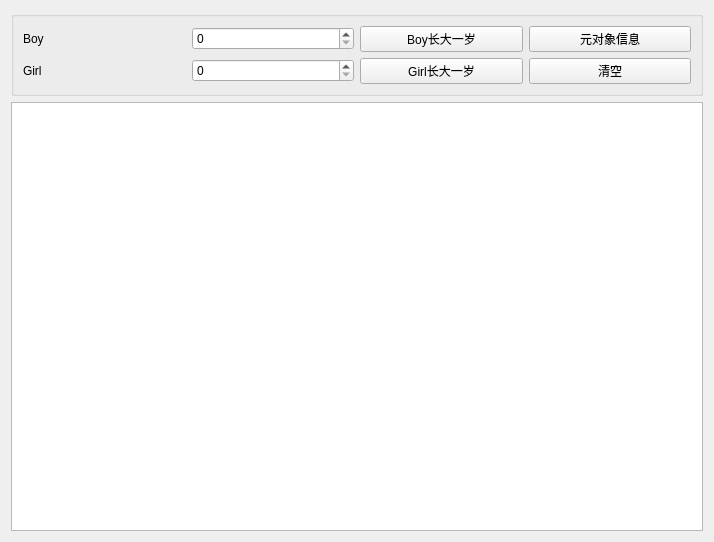
<?xml version="1.0" encoding="UTF-8"?>
<ui version="4.0">
 <class>Widget</class>
 <widget class="QWidget" name="Widget">
  <property name="geometry">
   <rect>
    <x>0</x>
    <y>0</y>
    <width>714</width>
    <height>542</height>
   </rect>
  </property>
  <property name="windowTitle">
   <string>Widget</string>
  </property>
  <layout class="QVBoxLayout" name="verticalLayout_6">
   <item>
    <layout class="QVBoxLayout" name="verticalLayout_5">
     <item>
      <widget class="QGroupBox" name="groupBox">
       <property name="title">
        <string/>
       </property>
       <layout class="QVBoxLayout" name="verticalLayout_4">
        <item>
         <layout class="QVBoxLayout" name="verticalLayout">
          <item>
           <layout class="QHBoxLayout" name="horizontalLayout">
            <item>
             <widget class="QLabel" name="label">
              <property name="text">
               <string>Boy</string>
              </property>
             </widget>
            </item>
            <item>
             <widget class="QSpinBox" name="spinBox_boy"/>
            </item>
            <item>
             <widget class="QPushButton" name="Btn_boy">
              <property name="text">
               <string>Boy长大一岁</string>
              </property>
             </widget>
            </item>
            <item>
             <widget class="QPushButton" name="Btn_Meta">
              <property name="text">
               <string>元对象信息</string>
              </property>
             </widget>
            </item>
           </layout>
          </item>
          <item>
           <layout class="QHBoxLayout" name="horizontalLayout_2">
            <item>
             <widget class="QLabel" name="label_2">
              <property name="text">
               <string>Girl</string>
              </property>
             </widget>
            </item>
            <item>
             <widget class="QSpinBox" name="spinBox_girl"/>
            </item>
            <item>
             <widget class="QPushButton" name="Btn_girl">
              <property name="text">
               <string>Girl长大一岁</string>
              </property>
             </widget>
            </item>
            <item>
             <widget class="QPushButton" name="Btn_clear">
              <property name="text">
               <string>清空</string>
              </property>
             </widget>
            </item>
           </layout>
          </item>
         </layout>
        </item>
       </layout>
      </widget>
     </item>
     <item>
      <widget class="QPlainTextEdit" name="plainTextEdit"/>
     </item>
    </layout>
   </item>
   <item>
    <layout class="QVBoxLayout" name="verticalLayout_3"/>
   </item>
   <item>
    <layout class="QVBoxLayout" name="verticalLayout_2"/>
   </item>
  </layout>
 </widget>
 <resources/>
 <connections>
  <connection>
   <sender>Btn_clear</sender>
   <signal>clicked()</signal>
   <receiver>plainTextEdit</receiver>
   <slot>clear()</slot>
   <hints>
    <hint type="sourcelabel">
     <x>537</x>
     <y>161</y>
    </hint>
    <hint type="destinationlabel">
     <x>350</x>
     <y>370</y>
    </hint>
   </hints>
  </connection>
 </connections>
</ui>
